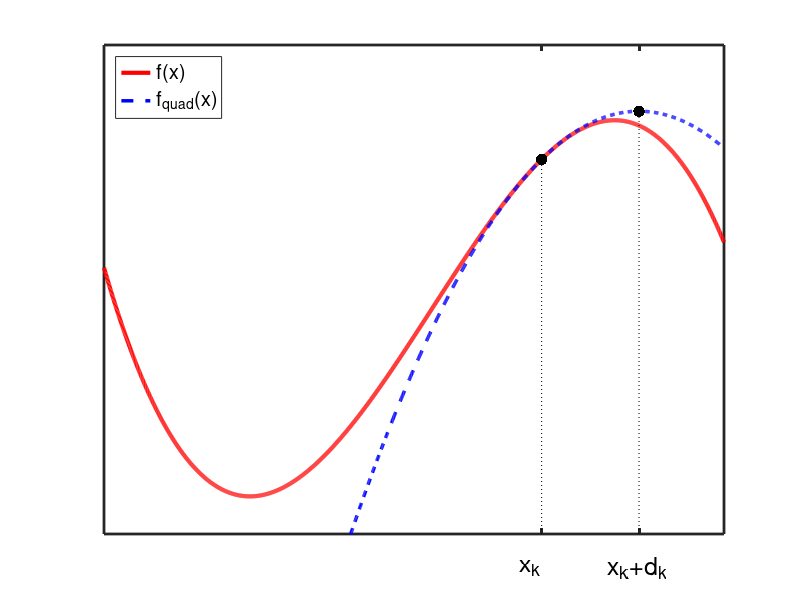

MATLAB code to generate this figure: (Note: this script raises an error after producing the figure.)
function newtonsMethodNonConvex
%Newton's method on a non convex function. 


hold all;

xmin = -4;  xmax = 13;
ymin = -50; ymax = 600;

domain = xmin:0.01:xmax;

f = @(x)-x.^3 + 15*x.^2;
Xk = 8;         

f1 = @(x) -3*x.^2 + 30*x;
f2 = @(x) -6*x + 30;


t = @(x) f(Xk) + f1(Xk)*(x - Xk) + (1/2)*f2(Xk)*(x - Xk).^2;
[val, maxNDX] = max(t(domain));
maximum = domain(maxNDX);

h1=plot(domain,f(domain),'-r','LineWidth',3);
h2=plot(domain,t(domain),'--b','LineWidth',2.5);
legend([h1,h2],{'f(x)','f_{quad}(x)'},'Location','NorthWest');

plot(Xk,f(Xk),'.k','MarkerSize',25);
plot([Xk,Xk],[ymin,f(Xk)],':k');

plot(maximum,t(maximum),'.k','MarkerSize',25);
plot([maximum,maximum],[ymin,t(maximum)],':k');



% x^(k)
annotation(gcf,'textbox'        ,[0.65 0 0.09946 0.11],...
               'String'         ,{'x_{k}'},...
               'FontSize'       ,18,...
               'FitBoxToText'   ,'off',...
               'LineStyle'      ,'none');

% x^(k) + v^(k)
annotation(gcf,'textbox'        ,[0.76 0 0.09946 0.11],...
               'String'         ,{'x_{k}+d_{k}'},...
               'FontSize'       ,18,...
               'FitBoxToText'   ,'off',...
               'LineStyle'      ,'none');


axis([xmin,xmax,ymin,ymax]);
set(gca,'XTick',[Xk,maximum],'XTickLabel',{'',''},'YTick',[],'FontSize',16,'Box','on','LineWidth',2);

if doPrintPmtk; doPrintPmtkFigures('newtonsMethodNonConvex'); end;
end